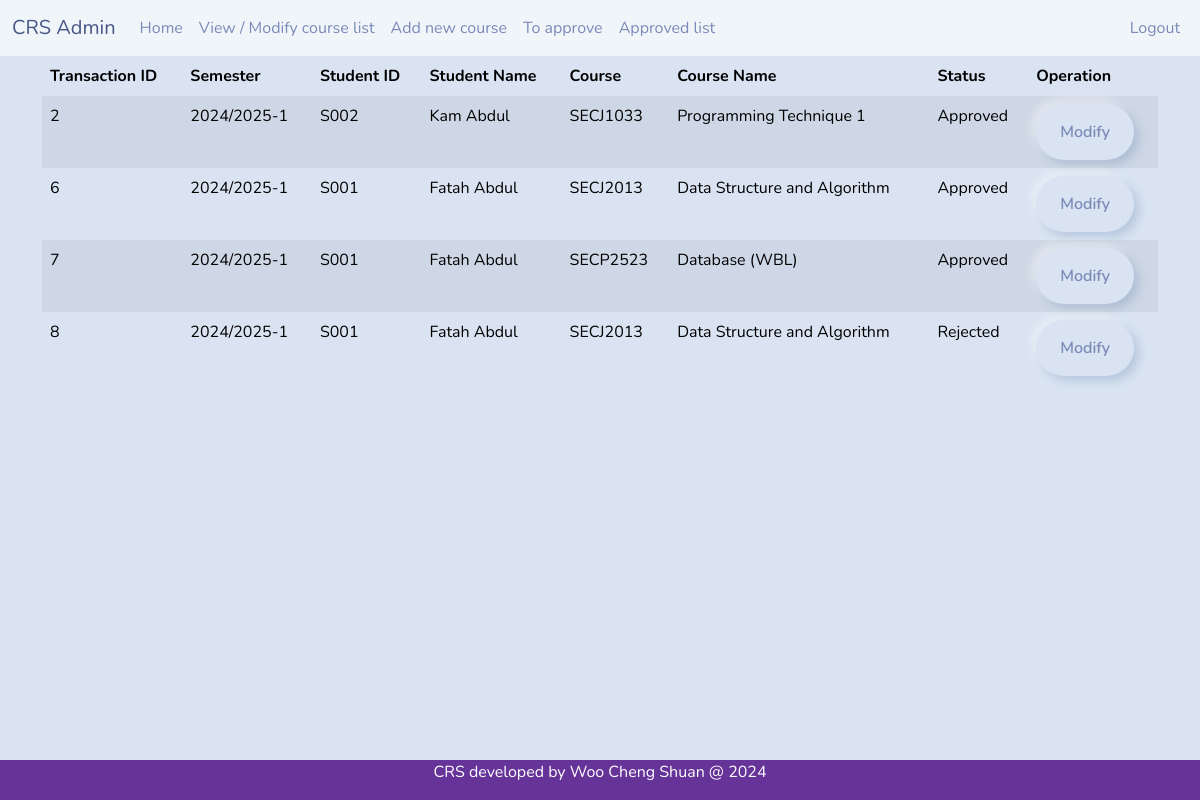
Page /courselist.php (signed in) on the committed database.
### tables this page shows
CREATE TABLE `tb_registration` (
  `r_tid` int(11) NOT NULL COMMENT 'This is the transaction ID',
  `r_student` varchar(10) NOT NULL,
  `r_course` varchar(10) NOT NULL,
  `r_section` int(11) NOT NULL,
  `r_sem` varchar(11) NOT NULL,
  `r_status` int(11) NOT NULL
);

CREATE TABLE `tb_user` (
  `u_sno` varchar(10) NOT NULL,
  `u_pwd` varchar(255) DEFAULT NULL,
  `u_name` varchar(50) NOT NULL,
  `u_contact` varchar(20) DEFAULT NULL,
  `u_state` varchar(20) NOT NULL,
  `u_req` timestamp NULL DEFAULT NULL,
  `u_email` varchar(30) NOT NULL,
  `u_utype` int(11) NOT NULL,
  `session_id` varchar(255) DEFAULT NULL,
  `last_activity` datetime DEFAULT NULL
);

CREATE TABLE `tb_course` (
  `c_code` varchar(10) NOT NULL,
  `c_name` varchar(30) NOT NULL,
  `c_credit` int(11) NOT NULL,
  `c_lec` varchar(10) NOT NULL,
  `c_maxstudent` int(11) NOT NULL,
  `c_sem` varchar(20) NOT NULL
);

CREATE TABLE `tb_regstatus` (
  `s_id` int(11) NOT NULL,
  `s_desc` varchar(20) NOT NULL
);

### courselist.php (the view, shortened to what this page needs)
<?php
include 'headeradvisor.php';
include 'dbconnect.php';
$sql = "SELECT * FROM tb_registration
        LEFT JOIN tb_user ON tb_registration.r_student = tb_user.u_sno
        LEFT JOIN tb_course ON tb_registration.r_course = tb_course.c_code
        LEFT JOIN tb_regstatus ON tb_registration.r_status = tb_regstatus.s_id
        WHERE r_status != '1'";
$result = mysqli_query($con, $sql);
?>
<div class="container">
<table class="table table-striped table-hover">
  <thead>
    <tr>
      <th scope="col">Transaction ID</th>
      <th scope="col">Semester</th>
      <th scope="col">Student ID</th>
      <th scope="col">Student Name</th>
      <th scope="col">Course</th>
      <th scope="col">Course Name</th>
      <th scope="col">Status</th>
      <th scope="col">Operation</th>
    </tr>
  </thead>
  <tbody>
    <?php
    while($row = mysqli_fetch_array($result)){
    echo"<tr>";
      echo"<td>".$row['r_tid']."</td>";
      echo"<td>".$row['r_sem']."</td>";
      echo"<td>".$row['u_sno']."</td>";
      echo"<td>".$row['u_name']."</td>";
      echo"<td>".$row['r_course']."</td>";
      echo"<td>".$row['c_name']."</td>";
      echo"<td>".$row['s_desc']."</td>";
      echo"<td>";
      echo"<a href = 'coursemodifyprocess.php?id=".$row['r_tid']."' class = 'btn btn-warning'>Modify</a>";
      echo"</td>";
    echo"</tr>";
  }
  ?>
  </tbody>
</table>
<br><br><br><br>
</div>
<?php include 'footer.php';?>

### rows in the picture
tb_registration: r_tid "2", r_sem "2024/2025-1", r_student.u_sno "S002", r_student.u_name "Kam Abdul", r_course "SECJ1033", r_course.c_name "Programming Technique 1", r_status.s_desc "Approved"
tb_registration: r_tid "6", r_sem "2024/2025-1", r_student.u_sno "S001", r_student.u_name "Fatah Abdul", r_course "SECJ2013", r_course.c_name "Data Structure and Algorithm", r_status.s_desc "Approved"
tb_registration: r_tid "7", r_sem "2024/2025-1", r_student.u_sno "S001", r_student.u_name "Fatah Abdul", r_course "SECP2523", r_course.c_name "Database (WBL)", r_status.s_desc "Approved"
tb_registration: r_tid "8", r_sem "2024/2025-1", r_student.u_sno "S001", r_student.u_name "Fatah Abdul", r_course "SECJ2013", r_course.c_name "Data Structure and Algorithm", r_status.s_desc "Rejected"
